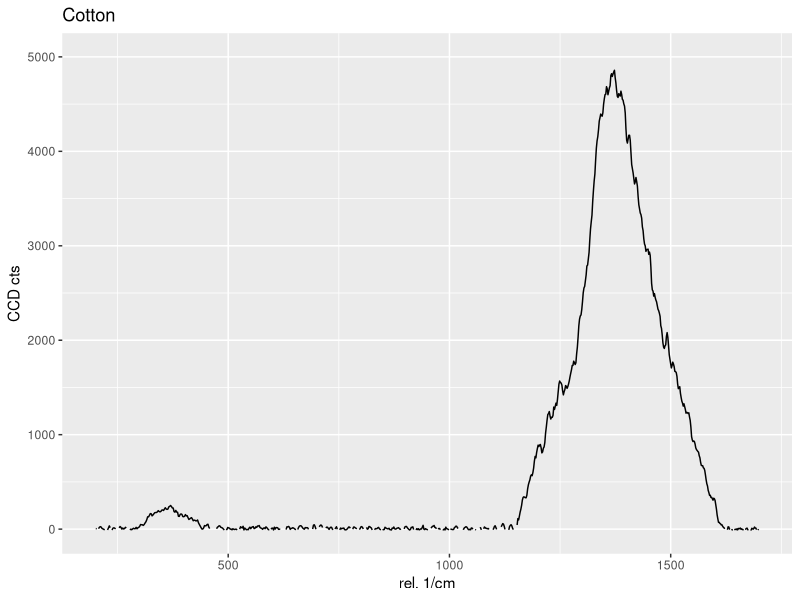
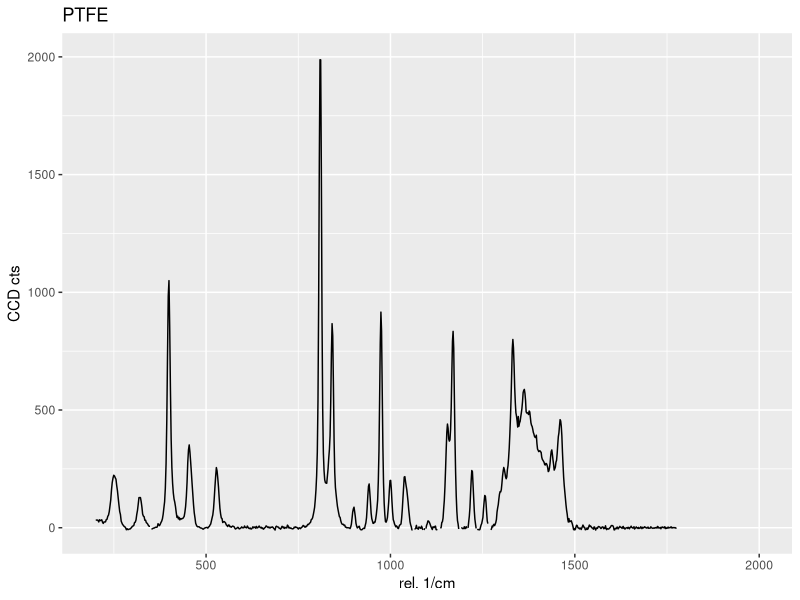
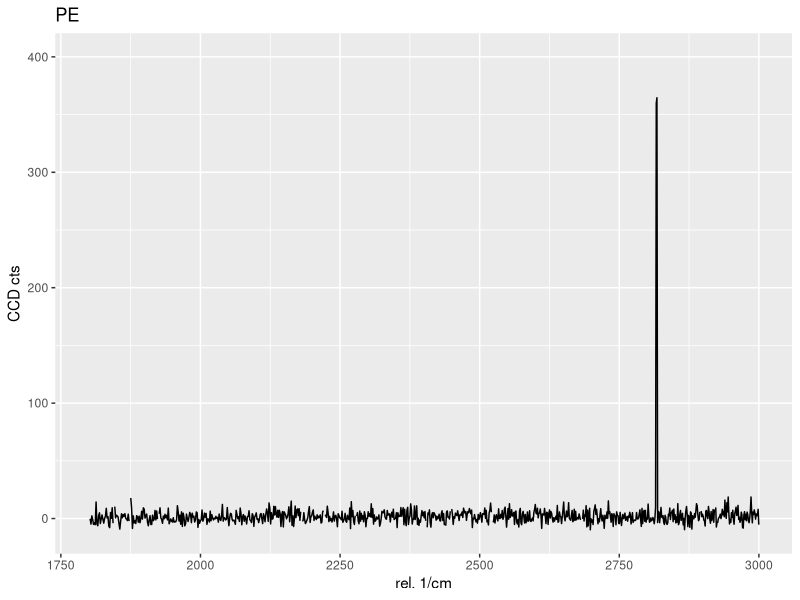
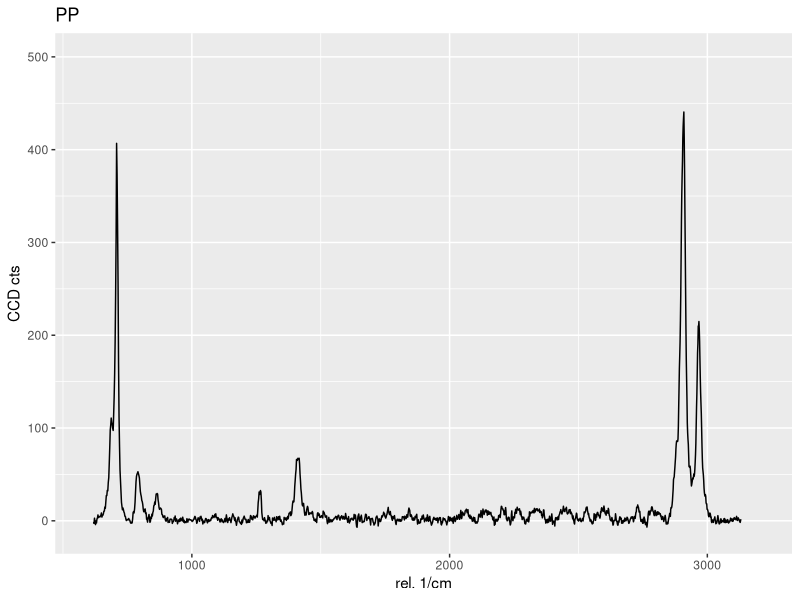
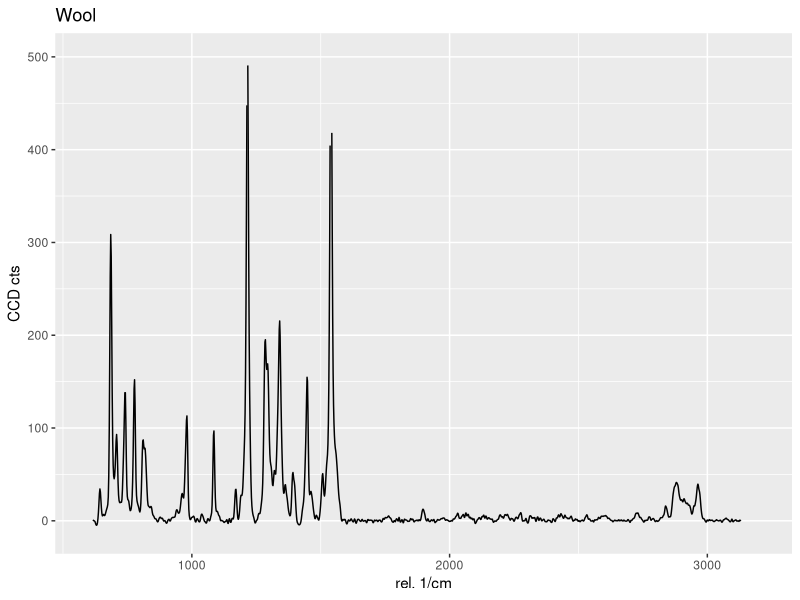
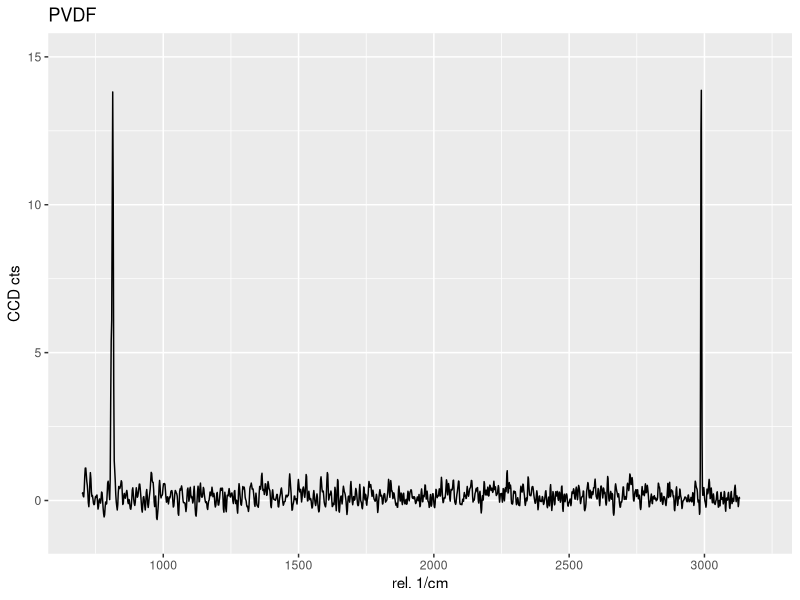

Write the R code that produced these figures, in order.
setwd("C:/Masters/Thesis/RAMAN/data to graph")


library(ggplot2)

# Cotton - H brown fibre
H_Cotton <- read.delim("H1 R2 F1 brown fibre--Spectrum--023--Spec.Data 2 (CRR) (Sub BG).txt", header = FALSE, sep = "\t", dec = ".")

ggplot(data=H_Cotton, aes(x=V1, y=V2))+
  geom_line() +
  scale_x_continuous(limits = c(200, 1700)) +
  scale_y_continuous(limits = c(-10, 5000)) +
  labs(x = "rel. 1/cm", y = "CCD cts") +
  ggtitle("Cotton") # for the main title



#PTFE - H clear fibre
H_PTFE <- read.delim("H1 R2 F1 clear fibre--Spectrum--028--Spec.Data 2 (CRR) (Sub BG).txt", header = FALSE, sep = "\t", dec = ".")


ggplot(data=H_PTFE, aes(x=V1, y=V2))+
  geom_line() +
  scale_x_continuous(limits = c(200, 2000)) +
  scale_y_continuous(limits = c(-10, 2000)) +
  labs(x = "rel. 1/cm", y = "CCD cts") +
  ggtitle("PTFE") # for the main title

#PE - SC clear fibre
SC_PE <- read.delim("22.10.21.southcoolup_clearfibre3--Spectrum--041--Spec.Data 2 (Sub BG)DOWNLOAD.txt", header = FALSE, sep = "\t", dec = ".")

ggplot(data=SC_PE, aes(x=V1, y=V2))+
  geom_line() +
  scale_x_continuous(limits = c(1800, 3000)) +
  scale_y_continuous(limits = c(-10, 400)) +
  labs(x = "rel. 1/cm", y = "CCD cts") +
  ggtitle("PE") # for the main title

#PP - Kclear fibre
K_PP <- read.delim("25.10.clearfibre3--Spectrum--018--Spec.Data 1wide range (CRR) (Sub BG)DOWNLOAD.txt", header = FALSE, sep = "\t", dec = ".")

ggplot(data=K_PP, aes(x=V1, y=V2))+
  geom_line() +
  scale_x_continuous(limits = c(600, 3200)) +
  scale_y_continuous(limits = c(-10, 500)) +
  labs(x = "rel. 1/cm", y = "CCD cts") +
  ggtitle("PP") # for the main title

#Wool - K black 
K_Wool <- read.delim("25.10.K.blacfibre1--Spectrum--054--Spec.Data 1wide range (Average 5) (Sub BG)DOWNLOAD.txt", header = FALSE, sep = "\t", dec = ".")

ggplot(data=K_Wool, aes(x=V1, y=V2))+
  geom_line() +
  scale_x_continuous(limits = c(600, 3200)) +
  scale_y_continuous(limits = c(-10, 500)) +
  labs(x = "rel. 1/cm", y = "CCD cts") +
  ggtitle("Wool") # for the main title

#PVDF - SB black
SB_PVDF <- read.delim("25.10.SB blac fibre3--Spectrum--067--Spec.Data 1 (Average 5) (Sub BG)DOWNLOAD.txt", header = FALSE, sep = "\t", dec = ".")

ggplot(data=SB_PVDF, aes(x=V1, y=V2))+
  geom_line() +
  scale_x_continuous(limits = c(700, 3200)) +
  scale_y_continuous(limits = c(-1, 15)) +
  labs(x = "rel. 1/cm", y = "CCD cts") +
  ggtitle("PVDF") # for the main title

